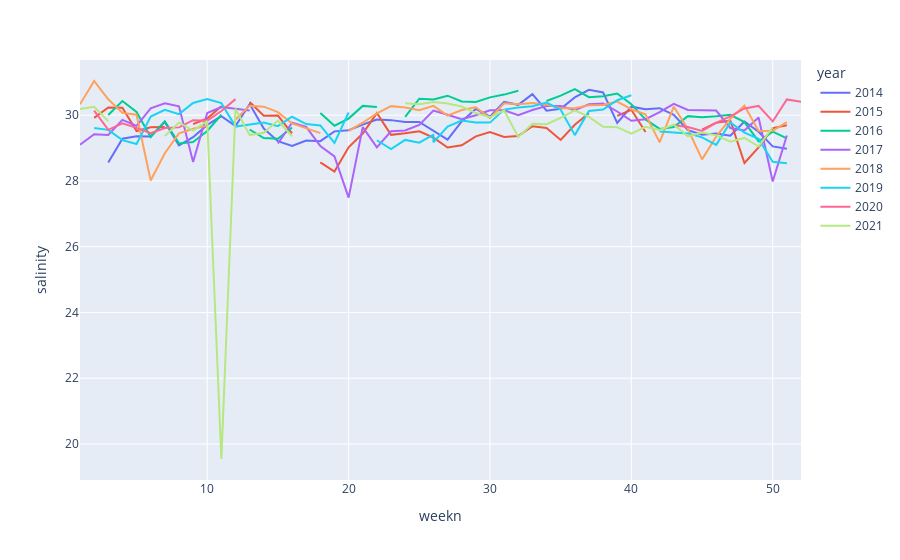

The notebook cell saved with this chart:
### Code cell
fig = px.line(shallow, x="weekn", y="salinity", color='year')
fig.show()

### Figure 1 — Plotly figure (JSON) as saved in the notebook; plotly's stock layout.template omitted (floating-point values rounded to 4 significant figures)
{"data": [{"hovertemplate": "year=2014<br>weekn=%{x}<br>salinity=%{y}<extra></extra>", "legendgroup": "2014", "line": {"color": "#636efa", "dash": "solid"}, "marker": {"symbol": "circle"}, "mode": "lines", "name": "2014", "orientation": "v", "showlegend": true, "type": "scatter", "x": [3, 4, 5, 6, 7, 8, 9, 10, 11, 12, 13, 14, 15, 16, 17, 18, 19, 20, 21, 22, 23, 24, 25, 26, 27, 28, 29, 30, 31, 32, 33, 34, 35, 36, 37, 38, 39, 40, 41, 42, 43, 44, 45, 46, 47, 48, 49, 50, 51], "xaxis": "x", "y": [28.56, 29.28, 29.36, 29.35, 29.8, 29.08, 29.33, 29.7, 29.97, 29.67, 30.34, 29.59, 29.21, 29.06, 29.23, 29.21, 29.51, 29.54, 29.71, 29.87, 29.85, 29.8, 29.8, 29.53, 29.25, 29.81, 30.19, 29.96, 30.4, 30.32, 30.64, 30.14, 30.2, 30.54, 30.77, 30.69, 29.77, 30.26, 30.18, 30.21, 30.01, 29.55, 29.4, 29.44, 29.37, 29.81, 29.5, 29.05, 28.98], "yaxis": "y"}, {"hovertemplate": "year=2015<br>weekn=%{x}<br>salinity=%{y}<extra></extra>", "legendgroup": "2015", "line": {"color": "#EF553B", "dash": "solid"}, "marker": {"symbol": "circle"}, "mode": "lines", "name": "2015", "orientation": "v", "showlegend": true, "type": "scatter", "x": [2, 3, 4, 5, 6, 7, 8, 9, 10, 11, 12, 13, 14, 15, 16, 17, 18, 19, 20, 21, 22, 23, 24, 25, 26, 27, 28, 29, 30, 31, 32, 33, 34, 35, 36, 37, 38, 39, 40, 41, 42, 43, 44, 45, 46, 47, 48, 49, 50, 51], "xaxis": "x", "y": [29.92, 30.23, 30.23, 29.52, 29.63, 29.64, null, 29.73, 29.9, 30.27, null, 30.4, 29.98, 29.99, 29.45, null, 28.57, 28.29, 29.02, 29.44, 30.06, 29.4, 29.45, 29.51, 29.32, 29.02, 29.09, 29.36, 29.49, 29.33, 29.36, 29.66, 29.61, 29.25, 29.71, 30.06, null, 29.98, 30.17, 29.49, null, 29.2, null, 29.56, 29.77, 29.84, 28.55, 29.02, 29.61, 29.69], "yaxis": "y"}, {"hovertemplate": "year=2016<br>weekn=%{x}<br>salinity=%{y}<extra></extra>", "legendgroup": "2016", "line": {"color": "#00cc96", "dash": "solid"}, "marker": {"symbol": "circle"}, "mode": "lines", "name": "2016", "orientation": "v", "showlegend": true, "type": "scatter", "x": [1, 2, 3, 4, 5, 6, 7, 8, 9, 10, 11, 12, 13, 14, 15, 16, 17, 18, 19, 20, 21, 22, 23, 24, 25, 26, 27, 28, 29, 30, 31, 32, 33, 34, 35, 36, 37, 38, 39, 40, 41, 42, 43, 44, 45, 46, 47, 48, 49, 50, 51], "xaxis": "x", "y": [30.04, null, 30.01, 30.43, 30.1, 29.34, 29.81, 29.14, 29.18, 29.52, 30.01, null, 29.56, 29.3, 29.28, 29.62, null, 30.07, 29.68, 29.9, 30.28, 30.25, null, 29.95, 30.5, 30.48, 30.59, 30.42, 30.4, 30.54, 30.63, 30.74, null, 30.43, 30.6, 30.79, 30.55, 30.58, 30.66, 30.33, 29.87, 29.58, 29.64, 29.97, 29.94, 29.97, 30.01, 29.79, 29.2, 29.5, 29.3], "yaxis": "y"}, {"hovertemplate": "year=2017<br>weekn=%{x}<br>salinity=%{y}<extra></extra>", "legendgroup": "2017", "line": {"color": "#ab63fa", "dash": "solid"}, "marker": {"symbol": "circle"}, "mode": "lines", "name": "2017", "orientation": "v", "showlegend": true, "type": "scatter", "x": [1, 2, 3, 4, 5, 6, 7, 8, 9, 10, 11, 12, 13, 14, 15, 16, 17, 18, 19, 20, 21, 22, 23, 24, 25, 26, 27, 28, 29, 30, 31, 32, 33, 34, 35, 36, 37, 38, 39, 40, 41, 42, 43, 44, 45, 46, 47, 48, 49, 50, 51], "xaxis": "x", "y": [29.1, 29.42, 29.4, 29.86, 29.67, 30.21, 30.36, 30.27, 28.58, 30.06, 30.25, 30.2, 30.15, null, 29.14, 29.78, 29.65, 29.06, 28.75, 27.49, 29.64, 29.02, 29.51, 29.53, 29.71, 30.14, 30.01, 29.88, 30.0, 30.15, 30.15, 30.0, 30.16, 30.28, 30.28, 30.15, 30.33, 30.36, 30.11, 29.83, 29.88, 30.09, 30.35, 30.16, 30.15, 30.14, 29.61, 29.54, 29.93, 27.98, 29.38], "yaxis": "y"}, {"hovertemplate": "year=2018<br>weekn=%{x}<br>salinity=%{y}<extra></extra>", "legendgroup": "2018", "line": {"color": "#FFA15A", "dash": "solid"}, "marker": {"symbol": "circle"}, "mode": "lines", "name": "2018", "orientation": "v", "showlegend": true, "type": "scatter", "x": [1, 2, 3, 4, 5, 6, 7, 8, 9, 10, 11, 12, 13, 14, 15, 16, 17, 18, 19, 20, 21, 22, 23, 24, 25, 26, 27, 28, 29, 30, 31, 32, 33, 34, 35, 36, 37, 38, 39, 40, 41, 42, 43, 44, 45, 46, 47, 48, 49, 50, 51], "xaxis": "x", "y": [30.33, 31.04, 30.48, 30.07, 30.02, 28.01, 28.84, 29.45, 29.58, 29.68, null, 29.87, 30.29, 30.26, 30.09, 29.75, 29.61, 29.46, null, 29.52, 29.77, 30.06, 30.27, 30.23, 30.15, 30.28, 29.99, 30.16, 30.24, 29.91, 30.36, 30.33, 30.37, 30.32, 30.21, 30.21, 30.31, 30.31, 30.41, 30.18, 30.03, 29.17, 30.26, 29.58, 28.66, 29.35, 29.89, 30.29, 29.52, 29.53, 29.79], "yaxis": "y"}, {"hovertemplate": "year=2019<br>weekn=%{x}<br>salinity=%{y}<extra></extra>", "legendgroup": "2019", "line": {"color": "#19d3f3", "dash": "solid"}, "marker": {"symbol": "circle"}, "mode": "lines", "name": "2019", "orientation": "v", "showlegend": true, "type": "scatter", "x": [2, 3, 4, 5, 6, 7, 8, 9, 10, 11, 12, 13, 14, 15, 16, 17, 18, 19, 20, 21, 22, 23, 24, 25, 26, 26, 27, 28, 29, 30, 31, 32, 33, 34, 35, 36, 37, 38, 39, 40, 41, 42, 44, 45, 46, 47, 48, 49, 50, 51], "xaxis": "x", "y": [29.61, 29.55, 29.24, 29.12, 29.96, 30.17, 30.03, 30.37, 30.49, 30.37, 29.65, 29.71, 29.78, 29.67, 29.95, 29.73, 29.69, 29.16, 30.08, null, 29.24, 28.97, 29.25, 29.16, 29.41, 29.17, 29.65, 29.84, 29.78, 29.77, 30.17, 30.24, 30.27, 30.38, 30.17, 29.39, 30.13, 30.17, 30.45, 30.61, null, 29.51, 29.45, 29.33, 29.1, 29.78, 29.47, 29.28, 28.59, 28.54], "yaxis": "y"}, {"hovertemplate": "year=2020<br>weekn=%{x}<br>salinity=%{y}<extra></extra>", "legendgroup": "2020", "line": {"color": "#FF6692", "dash": "solid"}, "marker": {"symbol": "circle"}, "mode": "lines", "name": "2020", "orientation": "v", "showlegend": true, "type": "scatter", "x": [2, 3, 4, 5, 6, 7, 8, 9, 10, 11, 12, 37, 38, 39, 40, 42, 43, 44, 45, 46, 47, 48, 49, 50, 51, 52], "xaxis": "x", "y": [30.14, 29.56, 29.76, 29.62, 29.45, 29.61, 29.63, 29.85, 29.83, 30.13, 30.49, null, null, null, null, null, 29.69, 29.64, 29.52, 29.77, 29.96, 30.2, 30.28, 29.81, 30.48, 30.41], "yaxis": "y"}, {"hovertemplate": "year=2021<br>weekn=%{x}<br>salinity=%{y}<extra></extra>", "legendgroup": "2021", "line": {"color": "#B6E880", "dash": "solid"}, "marker": {"symbol": "circle"}, "mode": "lines", "name": "2021", "orientation": "v", "showlegend": true, "type": "scatter", "x": [1, 2, 3, 4, 5, 6, 7, 8, 9, 10, 11, 12, 13, 14, 15, 16, 17, 18, 19, 20, 21, 22, 23, 24, 25, 26, 27, 28, 29, 30, 31, 32, 33, 34, 35, 36, 37, 38, 39, 40, 41, 42, 43, 44, 45, 46, 47, 48, 49, 50], "xaxis": "x", "y": [30.19, 30.26, 29.82, null, 29.96, null, 29.36, 29.78, 29.53, 29.82, 19.54, 30.2, 29.39, 29.46, 29.83, 29.36, null, null, null, null, null, null, null, 30.36, 30.34, 30.4, 30.35, 30.26, 30.06, 29.94, 30.15, 29.33, 29.74, 29.73, 29.92, 30.15, 29.95, 29.65, 29.64, 29.44, 29.64, 29.55, 29.71, 29.36, 29.47, 29.39, 29.19, 29.31, 29.05, 29.63], "yaxis": "y"}], "layout": {"autosize": true, "legend": {"title": {"text": "year"}, "tracegroupgap": 0}, "margin": {"t": 60}, "xaxis": {"anchor": "y", "autorange": true, "domain": [0, 1], "range": [1, 52], "title": {"text": "weekn"}, "type": "linear"}, "yaxis": {"anchor": "x", "autorange": true, "domain": [0, 1], "range": [18.9, 31.68], "title": {"text": "salinity"}, "type": "linear"}}}
